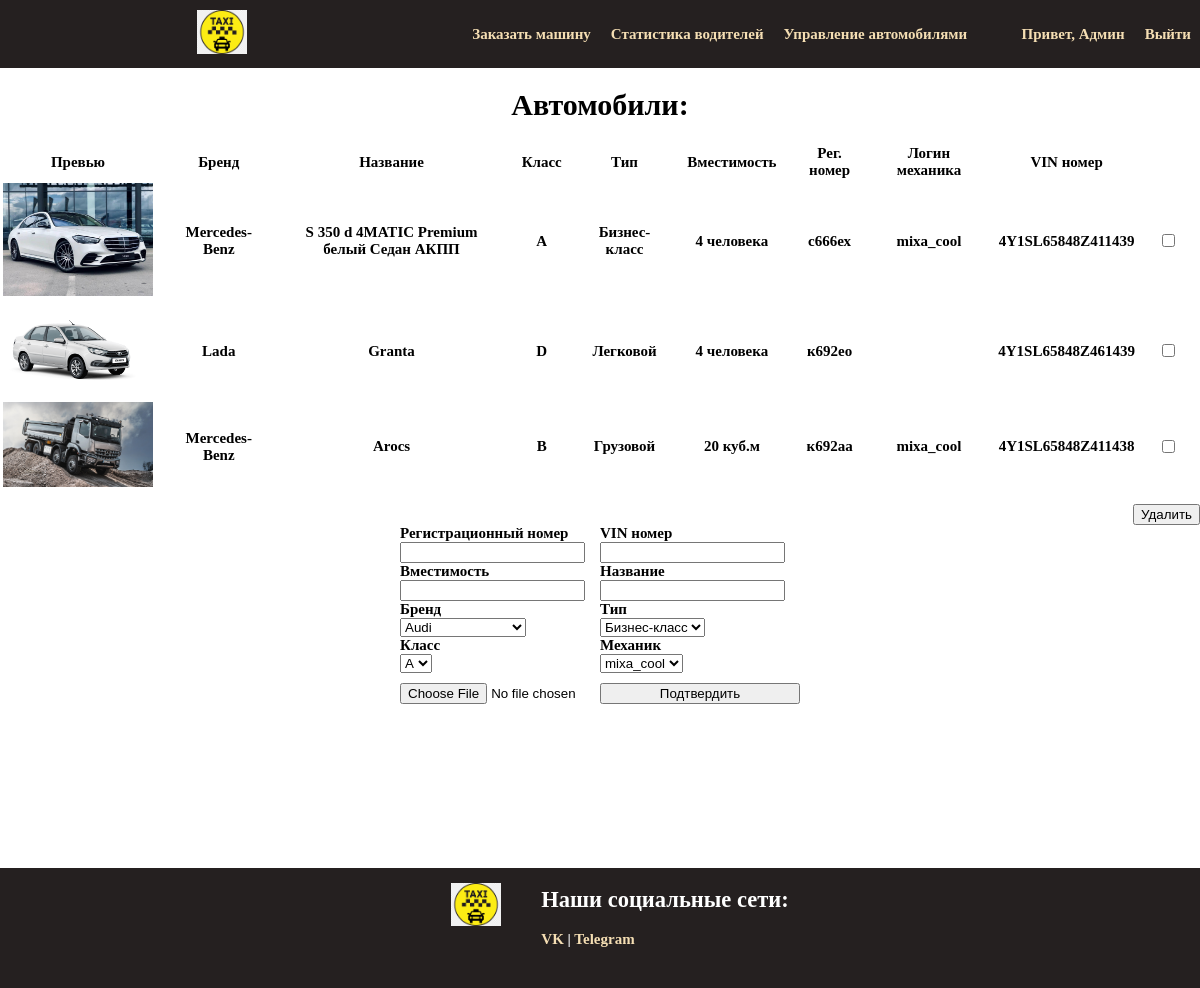
The page /main_pages/cars_info.php (signed in) on the database its author committed.
### tables this page shows
CREATE TABLE `car` (
  `ID` int NOT NULL,
  `reg_number` varchar(10) NOT NULL,
  `mechanic_id` int DEFAULT NULL,
  `car_class_id` int NOT NULL,
  `car_brand_id` int NOT NULL,
  `car_type_id` int NOT NULL,
  `vin_number` varchar(20) NOT NULL,
  `name` varchar(45) NOT NULL,
  `image` varchar(300) DEFAULT NULL
);

CREATE TABLE `car_brand` (
  `ID` int NOT NULL,
  `brand` varchar(45) NOT NULL
);

CREATE TABLE `car_class` (
  `ID` int NOT NULL,
  `class` varchar(45) NOT NULL
);

CREATE TABLE `car_type` (
  `ID` int NOT NULL,
  `type` varchar(45) NOT NULL,
  `capacity` varchar(45) NOT NULL
);

CREATE TABLE `user` (
  `ID` int NOT NULL,
  `name` varchar(30) NOT NULL,
  `employee_id` int DEFAULT NULL,
  `employee_type_id` int DEFAULT NULL,
  `surname` varchar(45) NOT NULL,
  `patronymic` varchar(45) DEFAULT NULL,
  `phone_number` varchar(15) NOT NULL,
  `login` varchar(45) NOT NULL,
  `password` varchar(45) NOT NULL
);

### main_pages/cars_info.php (the view, shortened to what this page needs)
<!DOCTYPE html>
<html lang="en">
<head>
    <link rel="stylesheet" href="../styles/car-info-style.css">
</head>
<body>
    <?php include "../main_pages/header.php" ?>
    <main>
        <h1 align='center'>Автомобили:</h1>
        <?php
        $db = new PDO('mysql:host=127.0.0.1;dbname=taxi', 'root', '');
        $stmt = $db->prepare("SELECT  c.image , cb.brand, c.name, cs.class, ct.type, ct.capacity, c.reg_number, u.login, c.vin_number, c.ID
        from car c
        left join car_type ct on c.car_type_id = ct.ID
        left JOIN car_class cs on c.car_class_id=cs.ID
        LEFT JOIN car_brand cb on c.car_brand_id = cb.ID
        LEFT JOIN user u on c.mechanic_id = u.ID");
        $stmt->execute();
        $all_cars = $stmt->fetchAll();
        echo ' <form action="../queries/car-del.php" method="post" class="post-form"><table class="order-table">
        <tr>
            <td>Превью</td>
            <td>Бренд</td>
            <td>Название</td>
            <td>Класс</td>
            <td>Тип</td>
            <td>Вместимость</td>
            <td>Рег. номер</td>
            <td>Логин механика</td>
            <td>VIN номер</td>
        </tr>';
        for ($i = 0; $i < count($all_cars); $i++) {
            echo '<tr><td><img src="' . $all_cars[$i][0] . '" alt="img" class="car-pics"></td><td>' . $all_cars[$i][1] . '</td><td>'
                . $all_cars[$i][2] . '</td><td> ' . $all_cars[$i][3] . '</td><td> ' . $all_cars[$i][4] . '</td><td> '
                . $all_cars[$i][5] . '</td><td> ' . $all_cars[$i][6] . '</td><td> '  . $all_cars[$i][7] . '</td><td> ' . $all_cars[$i][8] .
                '</td><td> <input type="checkbox" class="del_check" name="' . $all_cars[$i][9] . '"value="' . $all_cars[$i][9] . '"></input></td></tr>';
        }
        echo '</table><input type="submit" value="Удалить"></input></form>';
        ?>
        <form action="../queries/car-add.php" method="post" class="add_car_form" enctype="multipart/form-data">
            <label>
                <div class="label__text">
                    Регистрационный номер
                </div>
                <input type="text" name="reg_num" required>
            </label>
            <label>
                <div class="label__text">
                    VIN номер
                </div>
                <input type="text" name="vin_num" required>
            </label>
            <label>
                <div class="label__text">
                    Вместимость
                </div>
                <input type="text" name="capa" required>
            </label>
            <label>
                <div class="label__text">
                    Название
                </div>
                <input type="text" name="name" required>
            </label>
            <?php
            $stmt = $db->prepare("SELECT brand, ID from car_brand");
            $stmt->execute();
            $option_car_brand = $stmt->fetchAll();
            echo '
            <label>
            <div class="label__text">
                    Бренд
                    </div>
            <select class="car_brand" name="car_brand" id="car-brand">';
            for($j = 0;$j<count($option_car_brand);$j++)
            {
                echo '<option value="' . $option_car_brand[$j][1] .'" >'.$option_car_brand[$j][0].'</option>';
            }
            echo '</select></label>';
            ?>
            <?php
            $stmt = $db->prepare("SELECT type, ID from car_type");
            $stmt->execute();
            $option_car_type = $stmt->fetchAll();
            echo '
            <label>
            <div class="label__text">
                    Тип
                    </div>
            <select class="car_type" name="car_type" id="car-type">';
            for($j = 0;$j<count($option_car_type);$j++)
            {
                echo '<option value="' . $option_car_type[$j][1] .'" >'.$option_car_type[$j][0].'</option>';
            }
            echo '</select></label>';
            ?>
            <?php
            $stmt = $db->prepare("SELECT class, ID from car_class");
            $stmt->execute();
            $option_car_class = $stmt->fetchAll();
            echo '
            <label>
            <div class="label__text">
                    Класс
                    </div>
            <select class="car_class" name="car_class" id="car-class">';
            for($j = 0;$j<count($option_car_class);$j++)
            {
                echo '<option value="' . $option_car_class[$j][1] .'" >'.$option_car_class[$j][0].'</option>';
            }
            echo '</select></label>';
            ?>
            <?php
            $stmt = $db->prepare("SELECT login, ID from user where employee_type_id = 4");
            $stmt->execute();
            $option_mech_login = $stmt->fetchAll();
            echo '
            <label>
            <div class="label__text">
                    Механик
                    </div>
            <select class="mech_login" name="mech_login" id="mech-login">';
            for($j = 0;$j<count($option_mech_login);$j++)
            {
                echo '<option value="' . $option_mech_login[$j][1] .'" >'.$option_mech_login[$j][0].'</option>';
            }
            echo '</select></label>';
            ?>
            <input type="file" name="img" style="margin-top: 10px;">
            <input type="submit" value="Подтвердить" style="margin-top: 10px;">
        </form>
    </main>
    <?php include "../main_pages/footer.php" ?>
</body>
</html>

### main_pages/header.php (shortened to what this page needs)
<!DOCTYPE html>
<html lang="en">
<head>
    <link rel="stylesheet" href="../styles/header-style.css">
</head>
<body>
    <header>
        <div class="header_logo">
        <a href="/">
            <img src="../pics/taxi-logo.png" alt="taxi_main_logo">
        </a>
        </div>
        <nav>
            <a href="../main_pages/orders.php" class="header_links">
                Заказать машину
            </a>
            <?php
            if ($_SESSION['user']['all']['employee_type_id'] == "3") {
                echo '
            <a href="../main_pages/employee_info.php" class="header_links">
                Статистика водителей
            </a>
            <a href="../main_pages/cars_info.php" class="header_links">
                Управление автомобилями
            </a>';
            } ?>
            <div class="login_logout">
                <div class="login-main-ref">
                    <?php
                    if (!$_SESSION['user']) {
                        echo '<a href="profile/login.php">
                            Логин
                        </a>';
                    } else {
                        echo '<a href="../profile/profile.php" >Привет, '. $_SESSION['user']['all']["name"] . ' </a>';
                    }
                    ?>
                </div>
                <div class="registration-main">
                    <?php
                    if (!$_SESSION['user']) {
                        echo '<a href="../profile/registerpage.php">
                            Регистрация
                            </a>';
                    }
                    else{
                        echo '<a href="../profile/singout.php" class="header_links">Выйти</a>';
                    }
                    ?>
                </div>
            </div>
        </nav>
    </header>
</body>
</html>

### main_pages/footer.php (shortened to what this page needs)
<!DOCTYPE html>
<html lang="en">
<head>
    <link rel="stylesheet" href="../styles/footer-style.css">
</head>
<body>
    <footer>
        <nav>
            <ul>
                <li><a href="/">
                        <img src="../pics/taxi-logo.png" alt="taxi_main_logo">
                    </a>
                </li>
                <li>
                    <h2>Наши социальные сети:</h2>
                    <a href="https://vk.com/amicaursa" target="_blank">VK</a>
                    |
                    <a href="https://t.me/amicapodnebesnaya" target="_blank">Telegram</a>
                </li>
            </ul>
        </nav>
    </footer>
</body>
</html>

### styles/car-info-style.css (style rules this page uses)
.post-form input[type=submit] { margin-top: 10px; }
.post-form { display: flex; justify-content: flex-end; flex-wrap: wrap; }
.add_car_form { display: grid; grid-template-columns: 200px 200px; justify-content: center; }
.order-table { display: flex; justify-content: center; width: 100%; }
.order-table td { text-align: center; padding-right: 20px; }
.car-pics { width: 150px; }

### styles/header-style.css (style rules this page uses)
body { font-size: 15px; font-weight: normal; font-family: 'Century Gothic'; font-weight: bold; margin: 0; -ms-overflow-style: none; scrollbar-width: none; }
html { scroll-behavior: smooth; }
header { background-color: #252020; display: flex; justify-content: space-around; align-items: center; }
.header_links { display: flex; margin-left: 20px; }
header a { color: wheat; text-decoration: none; }
header nav { display: flex; min-height: 50px; width: 100%; font-size: 15px; align-items: center; margin: 9px; }
.login_logout { display: flex; margin-left: auto; }
.header_logo { display: flex; justify-content: center; width: 60%; }
.header_logo img { width: 50px; }

### styles/footer-style.css (style rules this page uses)
body { font-size: 15px; font-weight: normal; font-family: 'Century Gothic'; font-weight: bold; margin: 0; -ms-overflow-style: none; scrollbar-width: none; overflow: auto; height: 100%; }
html { scroll-behavior: smooth; height: 100%; }
main { overflow: auto; padding-bottom: 100px; min-height: 100%; }
footer { background: #252020; left: 0px; color: white; padding-bottom: 20px; margin-top: auto; position: relative; height: 100px; margin-top: -100px; clear: both; }
footer img { position: relative; margin-top: 15px; width: 50px; }
footer ul { margin: auto; }
footer nav ul { display: flex; justify-content: center; list-style-type: none; }
footer ul li { position:relative; margin: 0px 20px; }
footer a { text-decoration: none; color: wheat; }

### rows shown on the page
car: image (picture), car_brand.brand "Mercedes-Benz", name "S 350 d 4MATIC Premium белый Седан АКПП", car_class.class "A", car_type.type "Бизнес-класс", car_type.capacity "4 человека", reg_number "с666ех", mechanic.login "mixa_cool", vin_number "4Y1SL65848Z411439"
car: image (picture), car_brand.brand "Lada", name "Granta", car_class.class "D", car_type.type "Легковой", car_type.capacity "4 человека", reg_number "к692ео", vin_number "4Y1SL65848Z461439"
car: image (picture), car_brand.brand "Mercedes-Benz", name "Arocs", car_class.class "B", car_type.type "Грузовой", car_type.capacity "20 куб.м", reg_number "к692аа", mechanic.login "mixa_cool", vin_number "4Y1SL65848Z411438"

### other values the page prints
$_SESSION['user']['all']["name"] "Админ"
form field car_brand "Audi"
form field car_type "Бизнес-класс"
form field car_class "A"
form field mech_login "mixa_cool"
